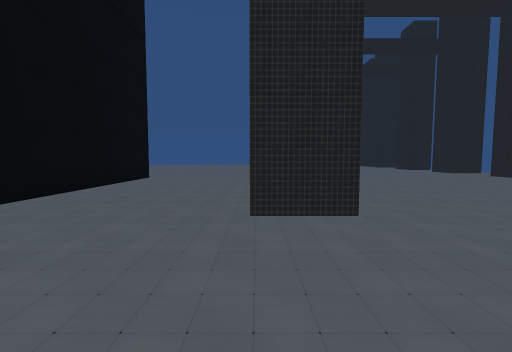
View 1 (above)

20 first-person views from a walk through a scene from a Unity 3-D project. The camera is 1.4 m above the floor, tilts 4° down and sees 90° across. The floor is counted in squares, 2 m on a side. Each view is taken from the middle of a square. On the plan, view 1 faces up. The plan holds only what a view shows up to about 9 squares ahead; the rest is blank. The place goes on beyond the plan. The player character is not drawn.

View 2
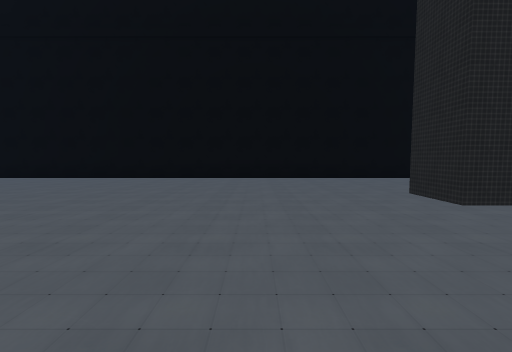

View 3
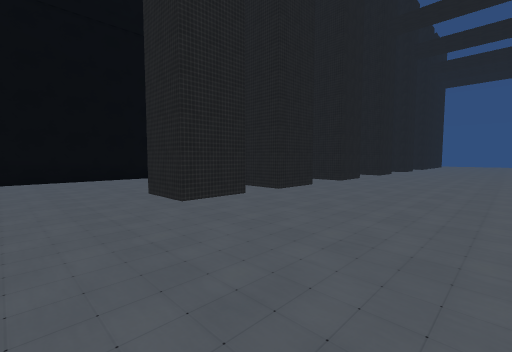

View 4
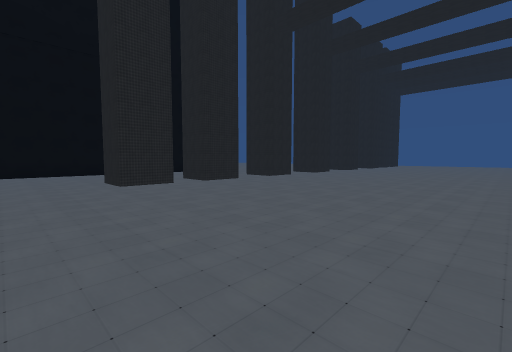

View 5
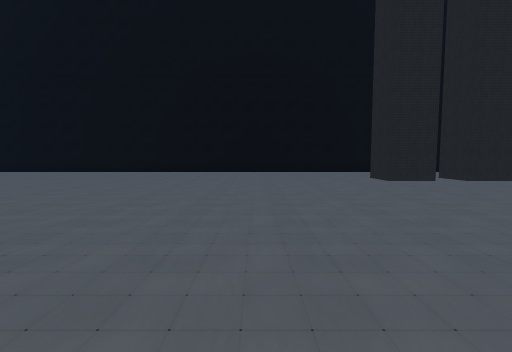

View 6
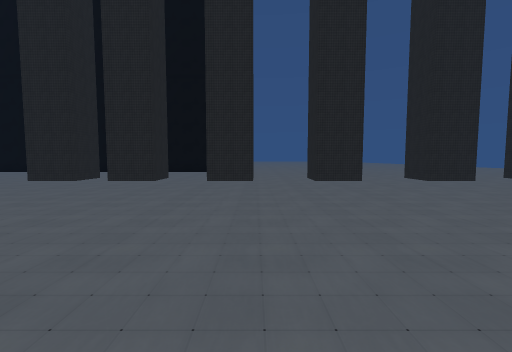

View 7
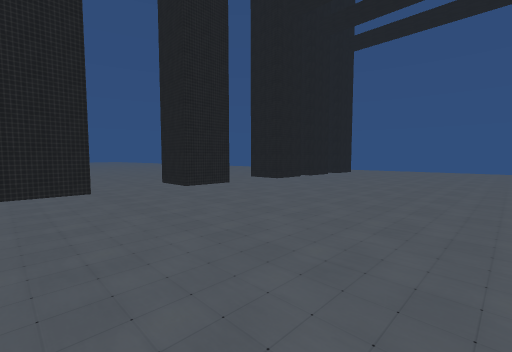

View 8
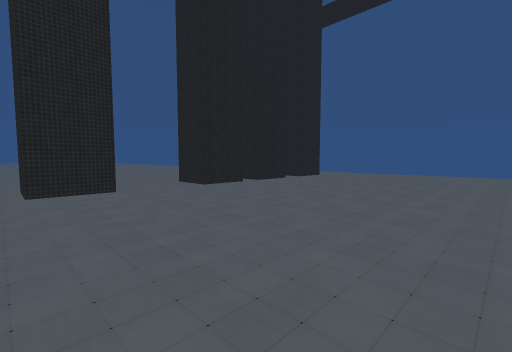

View 9
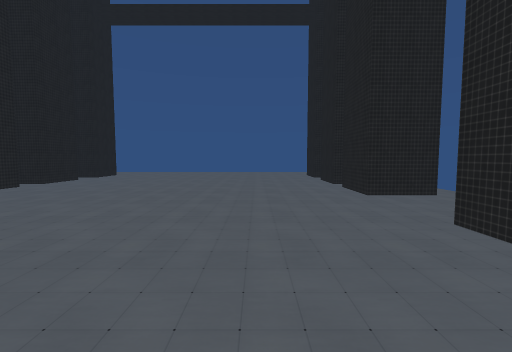

View 10
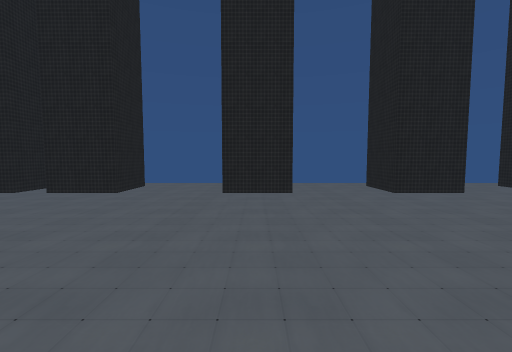

View 11
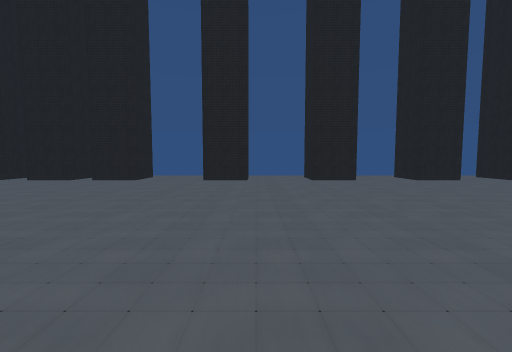

View 12
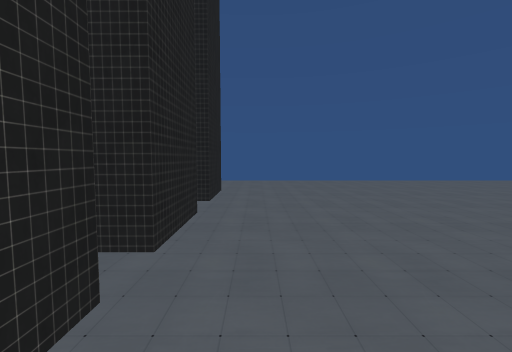

View 13
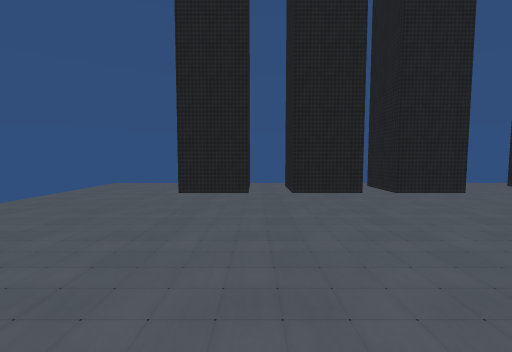

View 14
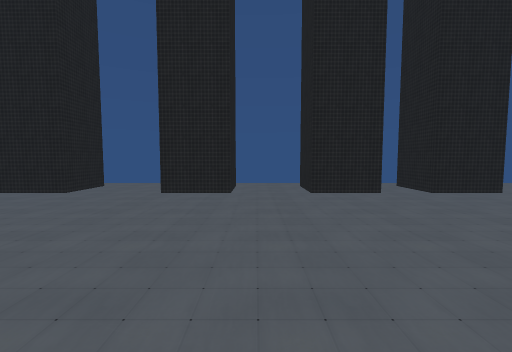

View 15
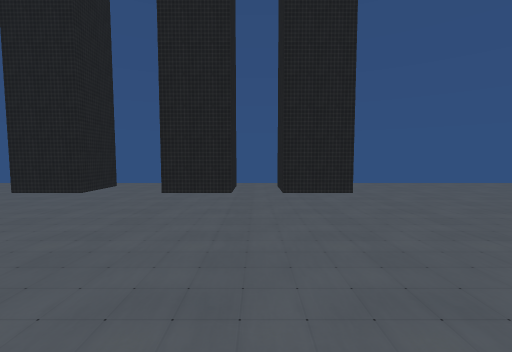

View 16
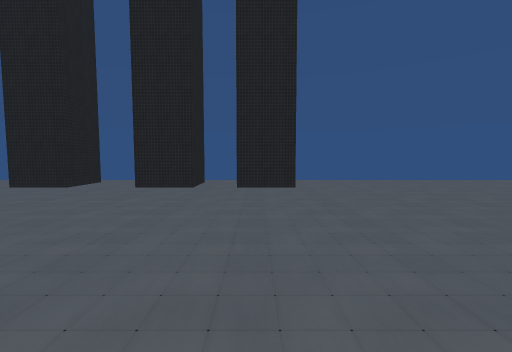

View 17
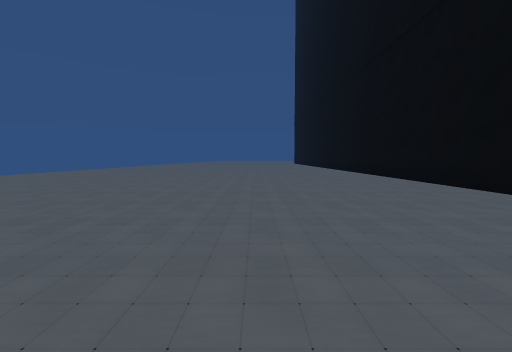

View 18
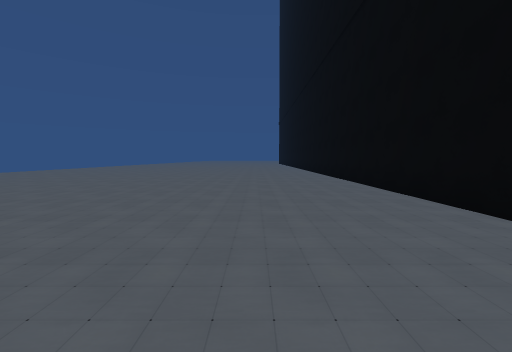

View 19
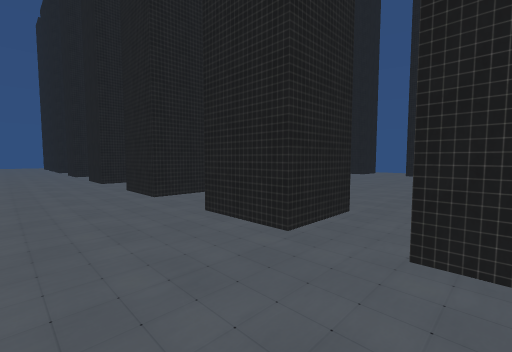

View 20
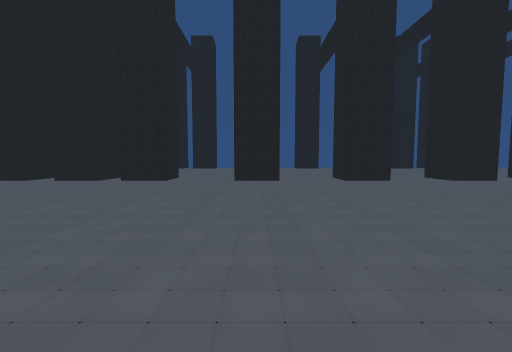

### Floor plan
Points are (right, up) in squares from view 1. A wall is a line through its corners. A room is listed if a view was taken in it or the views show most of it. See-through windows are left out.
Room 1 (views 1, 2, 3, 4, 5, 6, 7, 8, 9, 10, 11, 12, 13, 14, 15, 16, 17, 18)
walls: (-0.1, 6.9) (1.2, 6.9) (1.2, 5.5) (-0.1, 5.5); (-0.1, 4.5) (1.2, 4.5) (1.2, 3.1) (-0.1, 3.1); (10.5, 5.5) (9.1, 5.5) (9.1, 6.9) (10.5, 6.9); (10.5, 8.5) (9.1, 8.5) (9.1, 9.9) (10.5, 9.9); (9.1, 3) (9.1, 4.5) (10.5, 4.5); (-0.1, 9.9) (1.2, 9.9) (1.2, 8.5) (-0.1, 8.5); (10.5, 11.8) (9.1, 11.8) (9.1, 13.2) (10.5, 13.2); (-0.1, 13.2) (1.2, 13.2) (1.2, 11.8) (-0.1, 11.8); (9.1, 15.2) (9.1, 16.8); (-3.8, 2.4) (-3.8, -8.5); (1.2, 16.8) (1.2, 15.3) (-0.1, 15.3); (10.5, 18.8) (9.1, 18.8) (9.1, 20.2); (1.2, 20.2) (1.2, 18.8) (-0.1, 18.8); (9.1, 20.9) (9.1, 22.3) (10.4, 22.3); (1.2, 22.4) (1.2, 20.9); (10, 23.1) (9.1, 23.1) (9.1, 24.6); (1.2, 24.5) (1.2, 23.1) (-0.1, 23.1)
ways out: opening at (-2, 2) to room 2; opening at (0.5, 5) to room 2; opening at (0.5, 8) to room 2; opening at (0.5, 11) to room 2; opening at (0.5, 14.5) to room 2; opening at (0.5, 17.5) to room 2; opening at (0.5, 23) to room 2; opening at (0.5, 25.5) to room 2
Room 2 (views 19, 20)
walls: (-0.1, 15.3) (-0.1, 16.8); (-0.1, 18.8) (-0.1, 20.2); (-0.1, 20.9) (-0.1, 22.4); (-3.8, 9.1) (-3.8, 2.4); (-0.1, 11.8) (-0.1, 13.2); (-0.1, 23.1) (-0.1, 24); (-0.1, 8.5) (-0.1, 9.9); (-0.1, 5.5) (-0.1, 6.9); (-0.1, 3.9) (-0.1, 4.5)
ways out: opening at (-2, 2) to room 1; opening at (0.5, 5) to room 1; opening at (0.5, 8) to room 1; opening at (0.5, 11) to room 1; opening at (0.5, 14.5) to room 1; opening at (0.5, 17.5) to room 1; opening at (0.5, 23) to room 1; opening at (0.5, 25.5) to room 1

Where each view was taken, in squares from view 1:
view 1: 0 up, 0 right, facing up
view 2: 0 up, 5 right, facing left
view 3: 1 up, 5 right, facing up-left
view 4: 1 up, 8 right, facing up-left
view 5: 1 down, 9 right, facing left
view 6: 10 up, 9 right, facing left
view 7: 12 up, 7 right, facing up-left
view 8: 15 up, 7 right, facing up-left
view 9: 14 up, 7 right, facing up
view 10: 16 up, 4 right, facing right
view 11: 15 up, 1 right, facing right
view 12: 19 up, 2 right, facing up
view 13: 23 up, 4 right, facing right
view 14: 8 up, 4 right, facing right
view 15: 5 up, 4 right, facing right
view 16: 4 up, 3 right, facing right
view 17: 1 up, 1 right, facing down
view 18: 0 up, 1 left, facing down
view 19: 4 up, 2 left, facing up-right
view 20: 16 up, 8 left, facing right
